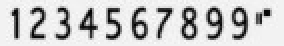
#> input picture src/main/backend/image.png, 142 x 23 px (shown 2 times larger)
$ python -i preprocess_main.py   (imports and definitions only)   (older library calls are emulated)
#> lines starting #> are read from the running program, lines starting #| are printed output that depends on the picture
#> further down, picture is the input picture: shape (23, 142, 3); min 0, max 255, mean 200
import cv2
import numpy as np

"""
Attempts to downsize an image to a provided width, height. If
the current size of the image is smaller than the desired dimensions,
the the size of the image is not changed.

@param image: image to downsize
@param new_width: desired width of the image
@param new_height: desired height of the image

@return the downsized image
@return the original width of the image
@return the original height of the image
"""


# [19 lines left out: function downsize_image, not called in this run]


"""
Removes sharp lighting and shadow from an image.

@param image to remove lighting from

@return result: image with the values blurred to reduce lighting
                and shadowing effects.
@return norm_result: normalized image of the other return value.
"""


def remove_shadow(image):
    # Remove the shadow
    rgb_planes = cv2.split(image)

    planes = []
    norm_planes = []
    for plane in rgb_planes:
        dilated_img = cv2.dilate(plane, np.ones((7,7), np.uint8))
        bg_img = cv2.medianBlur(dilated_img, 33)
        diff_img = 255 - cv2.absdiff(plane, bg_img)
        norm_img = cv2.normalize(diff_img,None, alpha=0, beta=255, norm_type=cv2.NORM_MINMAX, dtype=cv2.CV_8UC1)
        planes.append(diff_img)
        norm_planes.append(norm_img)
#> this loop made 3 passes
#> pass 1, in remove_shadow, `dilated_img = cv2.dilate(plane, np.ones((7,7), np.uint8))`:
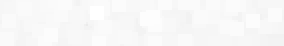
#> dilated_img: shape (23, 142) (shown 2 times larger); min 235, max 255, mean 248.3
#> after the loop, norm_planes = 3 items; planes = 3 items

    result = cv2.merge(planes)
    norm_result = cv2.merge(norm_planes)

    # [5 lines of commented-out code are left out]

    return result, norm_result


"""
width: width of the image
height: height of the image
x: x position
y: y position
direction: 0 North
           1 East
           2 South
           3 West
@return true if the (x,y) is within bounds. False otherwise

Note(Dustin): y - 1 is North
              x - 1 is West
"""


# [28 lines left out: function check_neighbor, not called in this run]


"""
An experiment to determine if we can brute force finding the lines

@param img: img to find lines in
"""


# [30 lines left out: function find_lines, not called in this run]


"""
Accepts an image as inout and performs a series of
preprocessing analysis on the image.

@param image: image to process

@return the processed image
"""


# [28 lines left out: function preprocessEntryPoint, not called in this run]

>>> import cv2
>>> picture = cv2.imread('../image.png')
>>> result = remove_shadow(picture)
